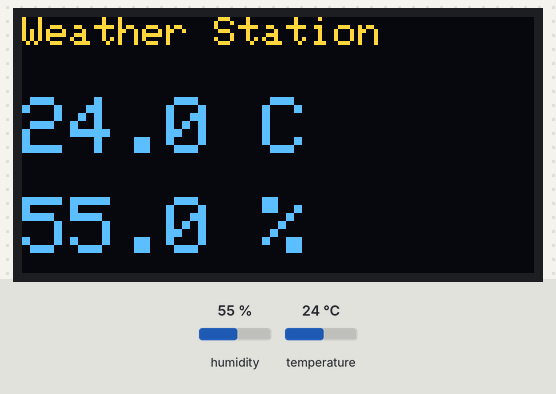
The sketch below on a simulated Arduino Uno, built with avr-gcc and run on an emulated ATmega328P. On the bench: 128×64 one-colour display. Inputs (shaded band) come from the test bench; at power-on: humidity 55 %, temperature 24 °C. The OLED is the two-colour kind (top 16 rows yellow); what the sketch prints to the serial monitor is not drawn.

Above: at 3.2 s.
3.3 s: humidity set to 22 %
At 6.5 s:
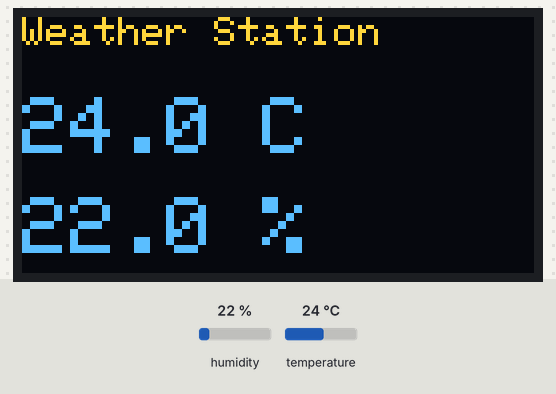
7.2 s: temperature set to 12 °C
At 8.9 s:
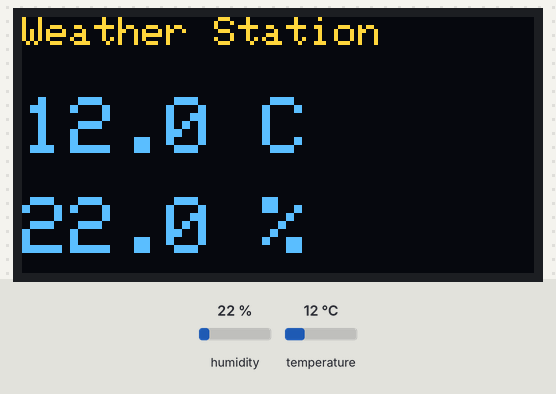
11.1 s: humidity set to 40 %
At 12.5 s:
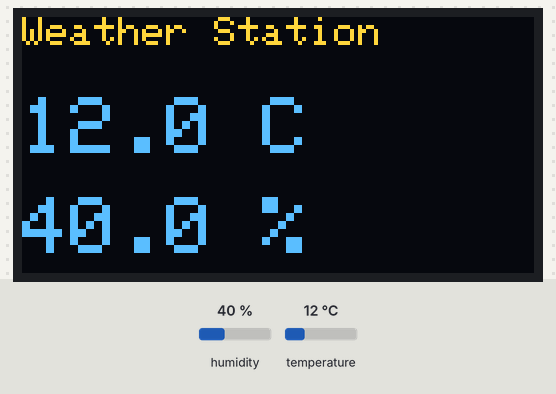
15.0 s: temperature set to 19 °C
At 18.6 s:
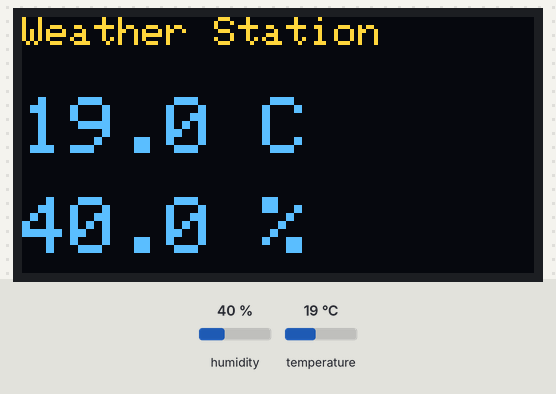
Timing chart, 0 to 19.9 s (numbered marks = the images above; inputs shaded):
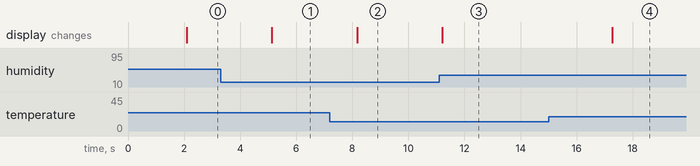

The sketch:

iot_weather_station.ino.ino
```cpp
#include <DHT.h>
#include <Wire.h>
#include <Adafruit_GFX.h>
#include <Adafruit_SSD1306.h>

#define DHTPIN 15
#define DHTTYPE DHT22
DHT dht(DHTPIN, DHTTYPE);

// OLED display size
#define SCREEN_WIDTH 128
#define SCREEN_HEIGHT 64
Adafruit_SSD1306 display(SCREEN_WIDTH, SCREEN_HEIGHT, &Wire, -1);

void setup() {
  Serial.begin(115200);
  dht.begin();

  if (!display.begin(SSD1306_SWITCHCAPVCC, 0x3C)) {
    Serial.println("OLED failed");
    while (true);
  }

  display.clearDisplay();
  display.setTextColor(WHITE);
  display.setTextSize(1);
  display.setCursor(0, 0);
  display.println("Weather Station");
  display.display();
  delay(2000);
}

void loop() {
  float temp = dht.readTemperature();
  float hum = dht.readHumidity();

  Serial.print("Temp: ");
  Serial.print(temp);
  Serial.print("°C  Humidity: ");
  Serial.print(hum);
  Serial.println("%");

  display.clearDisplay();
  display.setCursor(0, 0);
  display.setTextSize(1);
  display.println("Weather Station");
  display.setTextSize(2);
  display.setCursor(0, 20);
  display.print(temp, 1);
  display.print(" C");
  display.setCursor(0, 45);
  display.print(hum, 1);
  display.print(" %");
  display.display();

  delay(3000);
}
```

Measured:
- after the input at 3.3 s, the display: changes after 1.8 s (image 1)
- after the input at 7.2 s, the display: changes after 0.97 s (image 2)
- after the input at 11.1 s, the display: changes after 0.10 s (image 3)
- after the input at 15.0 s, the display: changes after 2.3 s (image 4)
